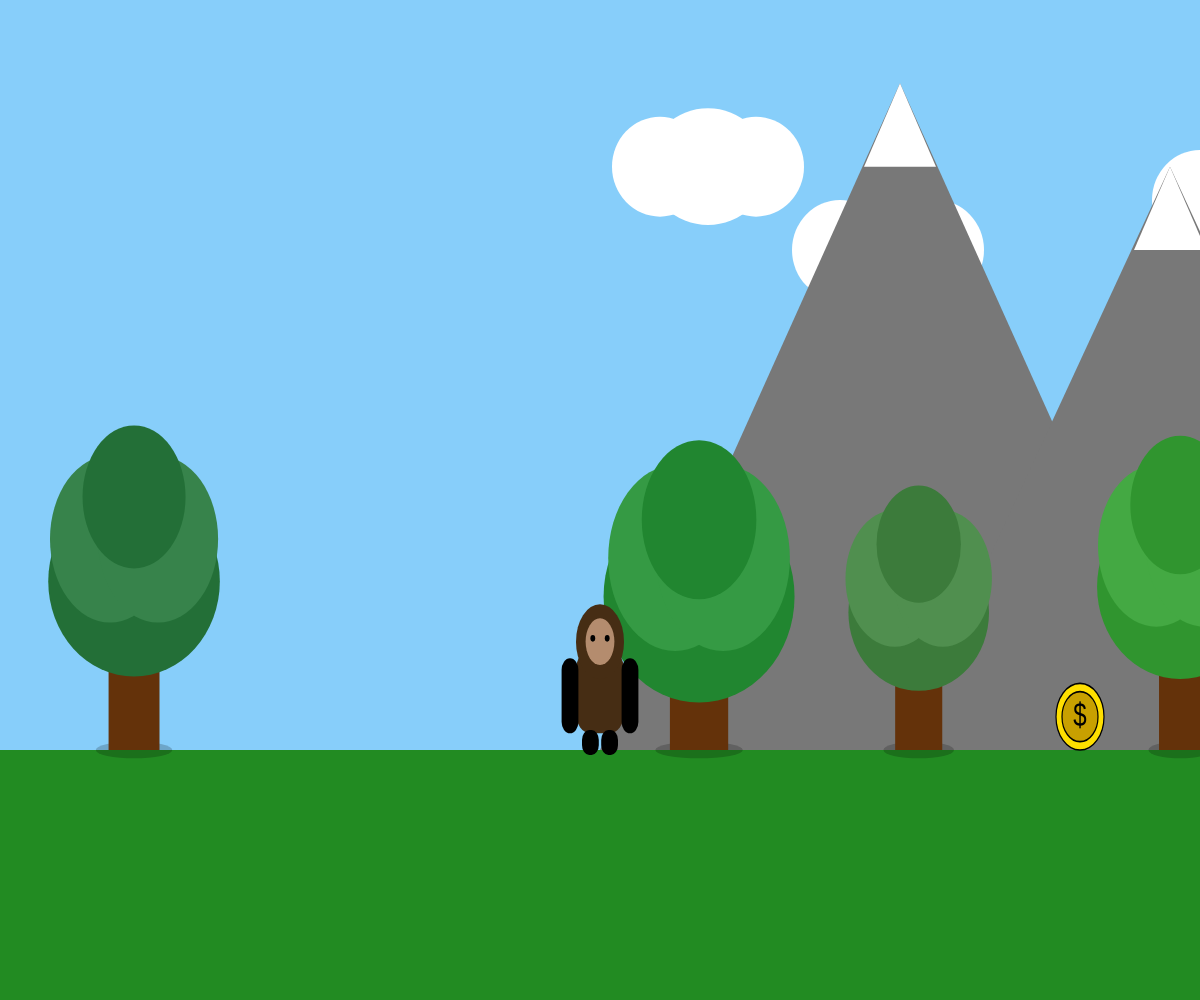
Frame 1 (no input)
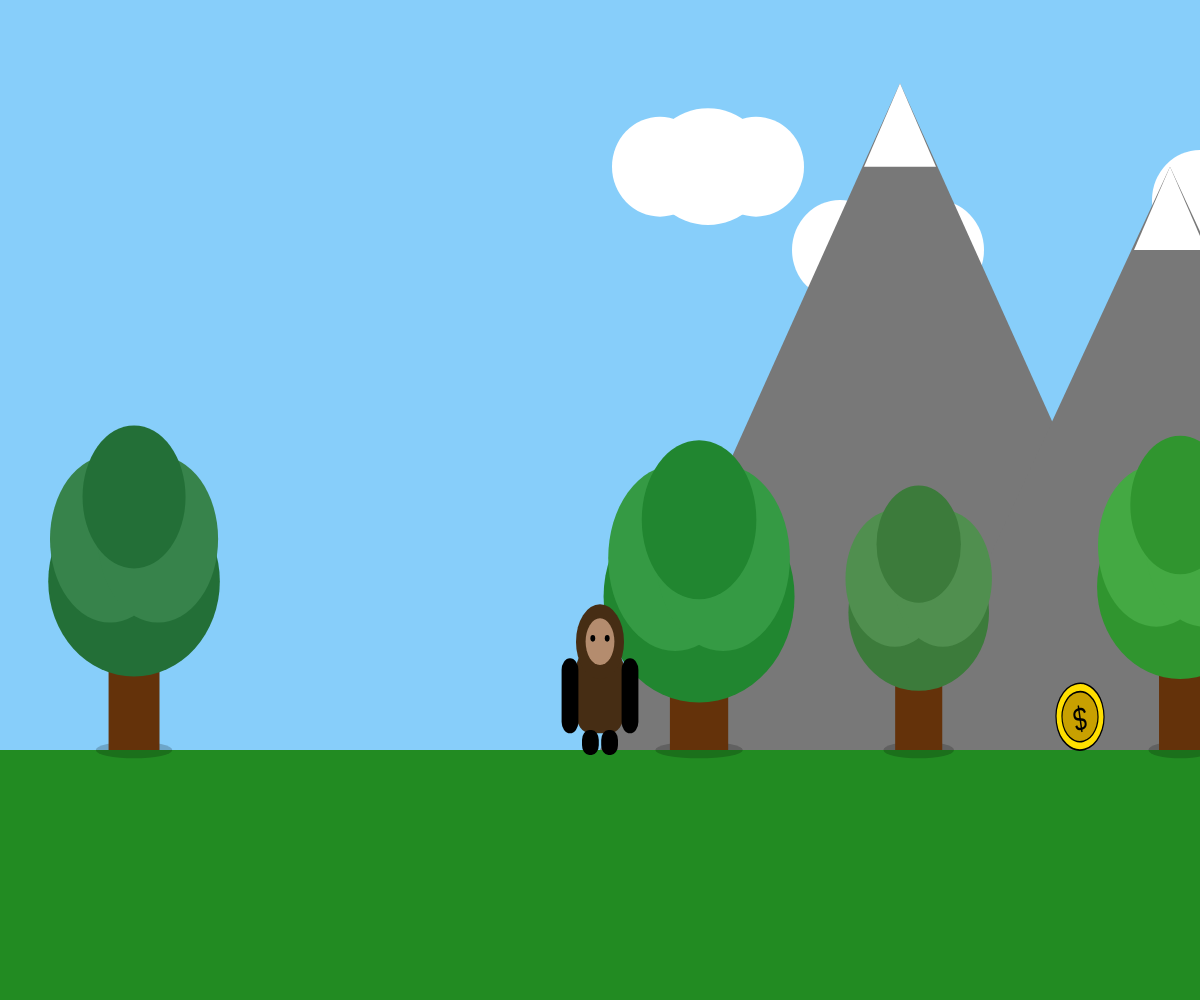
Frame 60 (no input)
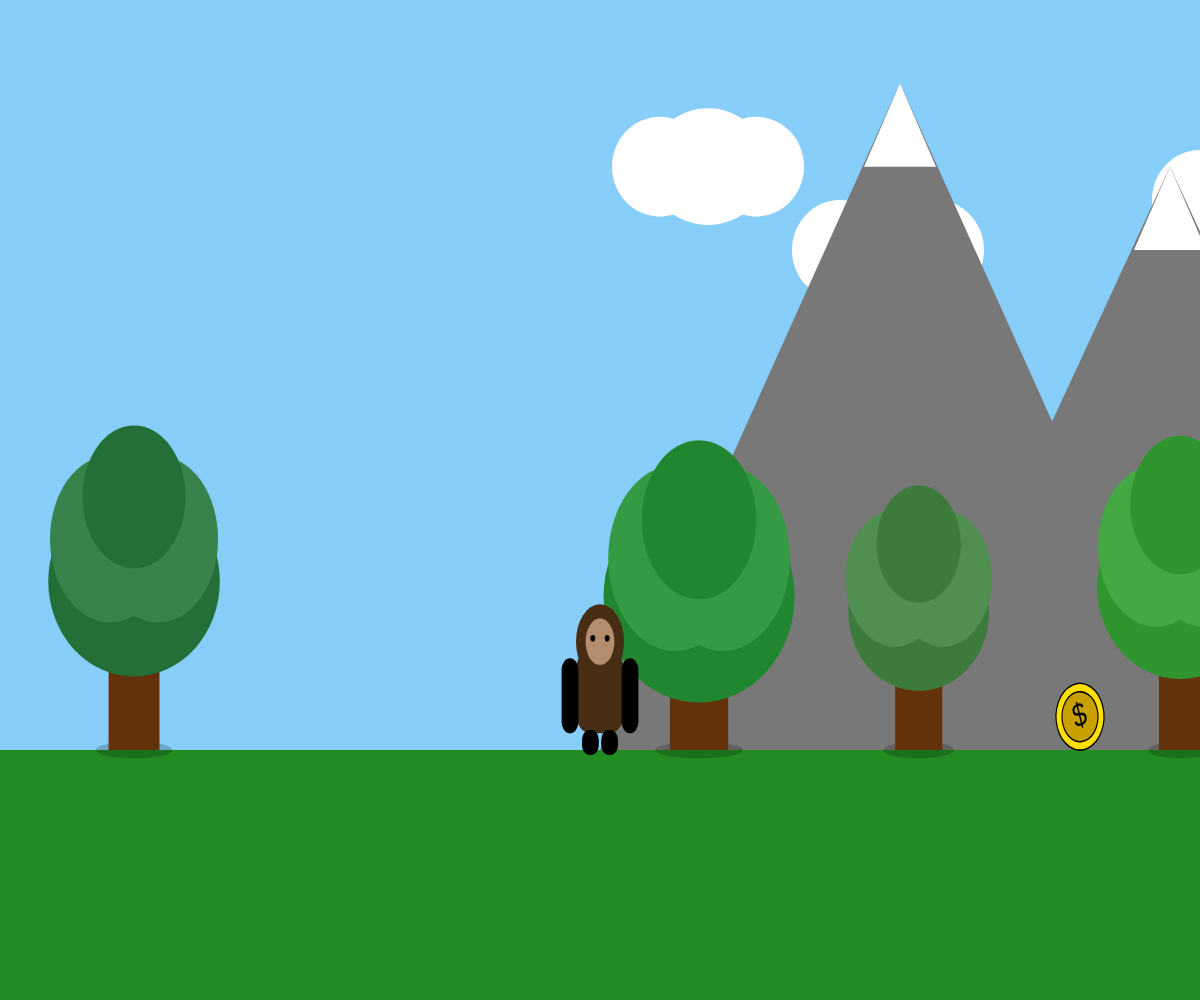
Frame 120 (the mouse pressed at the canvas centre since frame 60)

The p5.js sketch that drew these frames (run headless with seeded random() and noise() and a simulated clock; from frame 60 on, the mouse is pressed at the canvas centre):

// p5.js sketch
// ── sketch.js
/*
    Project: Side Scrolling Game
    Author: Intern Dev
    Date: Dec 2025
    
    Description: 
    - Bigfoot character with full animations 
    - Procedural tree generation 
    - Camera scrolling
    - Spaced out for maximum readability
*/


// ===========================
// GLOBAL VARIABLES
// ===========================

var gameChar_x;

var gameChar_y;

var floorPos_y;


// World objects

var trees = [];

var collectable;

var canyon;


// Game state booleans

var isLeft = false;

var isRight = false;

var isFalling = false;

var isPlummeting = false; 


// Visual constants

let coinAngle = 0;

const ORIGINAL_WIDTH = 1000;

const ORIGINAL_HEIGHT = 600;


// Character colors

var furColor;

var skinColor;



// ===========================
// SETUP FUNCTION
// ===========================

function setup() {

    console.log("Initializing Game...");
    
    createCanvas(windowWidth, windowHeight);
    
    // CSS styling to remove scrollbars
    document.body.style.overflow = "hidden"; 
    document.body.style.margin = "0";
    document.body.style.padding = "0";
    
    // Set colors
    furColor = color(70, 45, 20);      // Dark Brown
    
    skinColor = color(180, 140, 110);  // Face Color


    // Level settings
    
    floorPos_y = 450; // Keep ground low for more sky
    
    gameChar_x = 100;
    
    gameChar_y = floorPos_y;


    // Initialize Objects

    collectable = {
        x_pos: ORIGINAL_WIDTH / 2,
        y_pos: floorPos_y - 20,
        size: 50,
        isFound: false
    };


    canyon = {
        x_pos: 700,
        width: 100
    };


    // Initialize Trees
    generateTrees();
    
    console.log("Setup Complete.");
}


function windowResized() {
    
    resizeCanvas(windowWidth, windowHeight);

}



// ===========================
// MAIN DRAW LOOP
// ===========================

function draw() {

    // 1. Calculate Scale and Camera
    
    let scaleX = width / ORIGINAL_WIDTH;
    
    let scaleY = height / ORIGINAL_HEIGHT;


    background(135, 206, 250); // Sky Blue


    push();
    
    scale(scaleX, scaleY);


    // Camera Logic: Move the world relative to character
    
    var cameraPosX = gameChar_x - ORIGINAL_WIDTH / 2;
    
    translate(-cameraPosX, 0);
    
    noStroke();
    
    
    // 2. Draw Scenery (Order matters: Back to Front)
    
    drawGround();
    
    drawClouds();
    
    drawMountains();
    
    drawTrees();
    
    drawCanyon(canyon.x_pos, floorPos_y, canyon.width, ORIGINAL_HEIGHT - floorPos_y);


    // 3. Game Logic checks
    
    checkCanyon();
    
    checkCollectable();
    
    handleMovement();
    
    
    // 4. Draw the Character (Bigfoot)
    
    renderGameChar();


    // 5. Physics Update
    
    updatePhysics();
    
    
    pop(); 
    
    
    // Animation tick
    
    coinAngle += 0.05;
}



// ===========================
// LOGIC FUNCTIONS
// ===========================

function generateTrees() {
    
    console.log("Generating Trees...");
    
    trees = [];
    
    // Try to spawn 15 trees
    for (var i = 0; i < 15; i++) {
        
        var validPosition = false;
        
        var maxAttempts = 100; // Prevent infinite loop crashing browser
        
        var attempts = 0;
        
        var tx = 0;


        while (!validPosition && attempts < maxAttempts) {
            
            tx = random(-1500, 2500);
            
            validPosition = true;

            // RULE 1: Don't spawn on the canyon hole (plus buffer)
            
            if (tx > canyon.x_pos - 80 && tx < canyon.x_pos + canyon.width + 80) {
                validPosition = false;
            }


            // RULE 2: Don't spawn too close to other trees
            
            if (validPosition) {
                
                for (var j = 0; j < trees.length; j++) {
                    
                    var d = abs(trees[j].x - tx);
                    
                    if (d < 120) { 
                        validPosition = false;
                        break;
                    }
                }
            }
            
            attempts++;
        }


        // Only push if we found a good spot
        
        if (validPosition) {
            
            trees.push({
                x: tx,
                y: floorPos_y,
                trunkW: random(30, 50),
                trunkH: random(90, 160),
                canopySize: random(110, 160),
                leafColor: color(random(20, 60), random(100, 180), random(20, 60))
            });
        }
    }
}


function handleMovement() {
    
    isLeft = false;
    
    isRight = false;


    if (isPlummeting == false) {
        
        if (keyIsDown(37) || keyIsDown(65)) { // Left Arrow or A
            gameChar_x -= 5;
            isLeft = true;
        }
        
        if (keyIsDown(39) || keyIsDown(68)) { // Right Arrow or D
            gameChar_x += 5;
            isRight = true;
        }
    }
}


function updatePhysics() {
    
    // Simple gravity
    
    if (gameChar_y < floorPos_y) {
        
        gameChar_y += 2; 
        
        isFalling = true; 
        
    } else {
        
        isFalling = false; 
    }
    
    
    // Plummeting logic (falling into hole)
    
    if(isPlummeting == true) {
        
        gameChar_y += 5;
    }
}


function checkCanyon() {
    
    if(gameChar_x > canyon.x_pos && gameChar_x < canyon.x_pos + canyon.width && gameChar_y >= floorPos_y) {
        
        isPlummeting = true;
    }
}


function checkCollectable() {
    
    if(collectable.isFound == false) {
        
        drawCoin(collectable.x_pos, collectable.y_pos);
        
        if(dist(gameChar_x, gameChar_y, collectable.x_pos, collectable.y_pos) < 50) {
            
            collectable.isFound = true;
            
            console.log("Coin Collected!");
        }
    }
}


function keyPressed() {
    
    if (isPlummeting) { return; }
    
    
    // Jump on Space (32) or W (87)
    
    if (keyCode == 32 || keyCode == 87) { 
        
        if (!isFalling && !isPlummeting) { 
            
            gameChar_y -= 100; 
        }
    }
}



// ===========================
// DRAWING FUNCTIONS
// ===========================

function renderGameChar() {
    
    // This function handles all 6 animation states for Bigfoot
    
    // 1. Jumping Left
    
    if (isLeft && isFalling) {
        
        fill(furColor);
        
        rect(gameChar_x - 18, gameChar_y - 60, 36, 45, 10); // Body
        
        drawBigfootHead(gameChar_x, gameChar_y, -1);      // Head
        
        
        // Arms Up
        
        push(); 
        translate(gameChar_x - 15, gameChar_y - 50); 
        rotate(-2.5); 
        rect(0, 0, 12, 35, 6); 
        pop();
        
        push(); 
        translate(gameChar_x + 10, gameChar_y - 50); 
        rotate(0.5); 
        rect(0, 0, 12, 35, 6); 
        pop();
        
        
        // Legs Tucked
        
        rect(gameChar_x - 15, gameChar_y - 25, 14, 14, 7);
        
        rect(gameChar_x + 2, gameChar_y - 20, 14, 14, 7);


    // 2. Jumping Right
    
    } else if (isRight && isFalling) {
        
        fill(furColor);
        
        rect(gameChar_x - 18, gameChar_y - 60, 36, 45, 10);
        
        drawBigfootHead(gameChar_x, gameChar_y, 1);
        
        
        // Arms Up
        
        push(); 
        translate(gameChar_x + 15, gameChar_y - 50); 
        rotate(2.5); 
        rect(-12, 0, 12, 35, 6); 
        pop();
        
        push(); 
        translate(gameChar_x - 10, gameChar_y - 50); 
        rotate(-0.5); 
        rect(-12, 0, 12, 35, 6); 
        pop();
        
        
        rect(gameChar_x - 15, gameChar_y - 20, 14, 14, 7);
        
        rect(gameChar_x + 2, gameChar_y - 25, 14, 14, 7);


    // 3. Walking Left
    
    } else if (isLeft) {
        
        fill(furColor);
        
        push(); 
        translate(gameChar_x + 5, gameChar_y - 20); 
        rotate(0.4); 
        rect(-6, 0, 12, 25, 6); 
        pop(); // Back Leg
        
        push(); 
        translate(gameChar_x, gameChar_y); 
        rotate(-0.1); 
        rect(-18, -60, 36, 45, 10); 
        pop();      // Body
        
        drawBigfootHead(gameChar_x - 4, gameChar_y, -1);
        
        push(); 
        translate(gameChar_x - 5, gameChar_y - 20); 
        rotate(-0.4); 
        rect(-6, 0, 12, 25, 6); 
        pop(); // Front Leg
        
        push(); 
        translate(gameChar_x, gameChar_y - 50); 
        rotate(0.5); 
        rect(-6, 0, 12, 40, 6); 
        pop();      // Arm


    // 4. Walking Right
    
    } else if (isRight) {
        
        fill(furColor);
        
        push(); 
        translate(gameChar_x - 5, gameChar_y - 20); 
        rotate(-0.4); 
        rect(-6, 0, 12, 25, 6); 
        pop(); // Back Leg
        
        push(); 
        translate(gameChar_x, gameChar_y); 
        rotate(0.1); 
        rect(-18, -60, 36, 45, 10); 
        pop();       // Body
        
        drawBigfootHead(gameChar_x + 4, gameChar_y, 1);
        
        push(); 
        translate(gameChar_x + 5, gameChar_y - 20); 
        rotate(0.4); 
        rect(-6, 0, 12, 25, 6); 
        pop();  // Front Leg
        
        push(); 
        translate(gameChar_x, gameChar_y - 50); 
        rotate(-0.5); 
        rect(-6, 0, 12, 40, 6); 
        pop();     // Arm


    // 5. Falling Front (Plummeting)
    
    } else if (isFalling || isPlummeting) {
        
        fill(furColor);
        
        rect(gameChar_x - 18, gameChar_y - 60, 36, 45, 10);
        
        drawBigfootHead(gameChar_x, gameChar_y, 0);
        
        fill(0); 
        ellipse(gameChar_x, gameChar_y - 58, 8, 10); // Mouth Open scream
        
        
        // Arms Flailing
        
        rect(gameChar_x - 30, gameChar_y - 65, 12, 40, 6);
        
        rect(gameChar_x + 18, gameChar_y - 65, 12, 40, 6);
        
        rect(gameChar_x - 15, gameChar_y - 20, 12, 15, 6);
        
        rect(gameChar_x + 3, gameChar_y - 20, 12, 15, 6);


    // 6. Standing Still (Idle)
    
    } else {
        
        fill(furColor);
        
        rect(gameChar_x - 20, gameChar_y - 60, 40, 50, 12); // Body
        
        drawBigfootHead(gameChar_x, gameChar_y, 0);       // Head
        
        
        // Arms Hanging
        
        rect(gameChar_x - 32, gameChar_y - 55, 14, 45, 7);
        
        rect(gameChar_x + 18, gameChar_y - 55, 14, 45, 7);
        
        // Legs Standing
        
        rect(gameChar_x - 15, gameChar_y - 12, 14, 15, 6);
        
        rect(gameChar_x + 1, gameChar_y - 12, 14, 15, 6);
    }
}


// Helper to draw the face direction

function drawBigfootHead(x, y, dir) {
    
    fill(furColor);
    
    ellipse(x, y - 65, 40, 45); // Head Base
    
    fill(skinColor);
    
    ellipse(x + (dir * 4), y - 65, 24, 28); // Face offset
    
    fill(0);
    
    ellipse(x + (dir * 4) - 6, y - 67, 4, 4); // Eye L
    
    ellipse(x + (dir * 4) + 6, y - 67, 4, 4); // Eye R
}


function drawGround() {
    
    fill(34, 139, 34);
    
    rect(-2000, floorPos_y, ORIGINAL_WIDTH + 4000, ORIGINAL_HEIGHT / 2);
}


function drawClouds() {
    
    // Manually drawing clouds for background
    
    drawCloud(150, 100);
    
    drawCloud(300, 150);
    
    drawCloud(600, 120);
    
    drawCloud(800, 80);
}


function drawCloud(x, y) {
    
    fill(255); 
    
    noStroke();
    
    ellipse(x, y, 80, 60); 
    
    ellipse(x + 40, y, 100, 70); 
    
    ellipse(x + 80, y, 80, 60);
}


function drawMountains() {
    
    // Drawing BIG mountains
    
    drawMountain(100, floorPos_y, 500, 400);
    
    drawMountain(350, floorPos_y, 450, 350);
    
    drawMountain(600, floorPos_y, 600, 500);
}


function drawMountain(baseX, baseY, w, h) {
    
    fill(120); 
    
    noStroke();
    
    triangle(baseX, baseY, baseX + w / 2, baseY - h, baseX + w, baseY); // Main mtn
    
    fill(255);
    
    // Snow cap
    triangle(baseX + w / 2, baseY - h, baseX + w / 2 - 30, baseY - h + 50, baseX + w / 2 + 30, baseY - h + 50);
}


function drawTrees() {
    
    for (var i = 0; i < trees.length; i++) {
        
        var t = trees[i];
        
        
        // Shadow
        
        fill(0, 50); 
        
        ellipse(t.x + t.trunkW/2, t.y, t.trunkW * 1.5, 10); 
        
        
        // Trunk
        
        fill(100, 50, 10); 
        
        rect(t.x, t.y - t.trunkH, t.trunkW, t.trunkH); 
        
        
        // Leaves (3 layers for depth)
        
        fill(t.leafColor);
        
        ellipse(t.x + t.trunkW/2, t.y - t.trunkH * 0.8, t.canopySize, t.canopySize * 0.8);
        
        fill(red(t.leafColor) + 20, green(t.leafColor) + 20, blue(t.leafColor) + 20);
        
        ellipse(t.x + t.trunkW/2 - 20, t.y - t.trunkH, t.canopySize * 0.7, t.canopySize * 0.7);
        
        ellipse(t.x + t.trunkW/2 + 20, t.y - t.trunkH, t.canopySize * 0.7, t.canopySize * 0.7);
        
        fill(t.leafColor);
        
        ellipse(t.x + t.trunkW/2, t.y - t.trunkH * 1.2, t.canopySize * 0.6, t.canopySize * 0.6);
    }
}


function drawCoin(x, y) {
    
    push(); 
    
    translate(x, y); 
    
    rotate(coinAngle); 
    
    stroke(0); 
    
    strokeWeight(1);
    
    fill(255, 223, 0); 
    
    ellipse(0, 0, 40, 40);
    
    fill(200, 160, 0); 
    
    ellipse(0, 0, 30, 30);
    
    fill(0); 
    
    noStroke(); 
    
    textSize(20); 
    
    textAlign(CENTER, CENTER); 
    
    text("$", 0, 0); 
    
    pop();
}


function drawCanyon(x, y, w, h) {
    
    noStroke();
    
    fill(40, 20, 10); 
    
    rect(x, y, w, h);
    
    fill(80, 45, 20); 
    
    beginShape(); 
    
    vertex(x, y); 
    
    vertex(x + 20, y + h); 
    
    vertex(x, y + h); 
    
    endShape(CLOSE);
    
    fill(60, 30, 10); 
    
    beginShape(); 
    
    vertex(x + w, y); 
    
    vertex(x + w - 20, y + h); 
    
    vertex(x + w, y + h); 
    
    endShape(CLOSE);
    
    fill(30, 10, 5); 
    
    triangle(x + w/2 - 10, y + h, x + w/2 + 10, y + h, x + w/2, y + h - 30);
}
